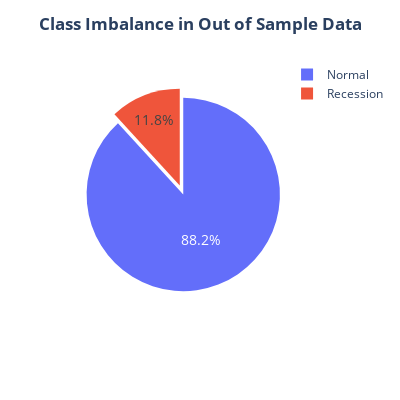

Here is the notebook cell this chart was saved with:
### Markdown cell above
Now, let's examine the **class imbalance** in our target variable, particularly focusing on the out-of-sample data. It's worth noting that we have deliberately selected the **split date** in a way, to ensure a comparable class imbalance in both the train-test data and the out-of-sample data.

### Code cell
# Count the number of regimes in target variable
target_counts = df_oos[target_col].value_counts()
target_counts.index = ['Normal', 'Recession']

# Create the pie chart
fig = px.pie(
    values=target_counts,
    names=target_counts.index)

# Pull slices slightly for emphasis, set the font size
fig.update_traces(textinfo='percent', pull=[0.05, 0.05], textfont_size=14) 

# Set the layout parameters
fig.update_layout(title_text= '<b> Class Imbalance in Out of Sample Data </b>', title_x=0.5,
                  autosize=False, width=400, height=400,
                  showlegend=True)

fig.show()

### Figure 1 — Plotly figure (JSON) as saved in the notebook; plotly's stock layout.template omitted (floating-point values rounded to 4 significant figures)
{"data": [{"domain": {"x": [0, 1], "y": [0, 1]}, "hovertemplate": "label=%{label}<br>value=%{value}<extra></extra>", "labels": ["Normal", "Recession"], "legendgroup": "", "name": "", "pull": [0.05, 0.05], "showlegend": true, "textfont": {"size": 14}, "textinfo": "percent", "type": "pie", "values": [553, 74]}], "layout": {"autosize": false, "height": 400, "legend": {"tracegroupgap": 0}, "margin": {"t": 60}, "showlegend": true, "title": {"text": "<b> Class Imbalance in Out of Sample Data </b>", "x": 0.5}, "width": 400}}
